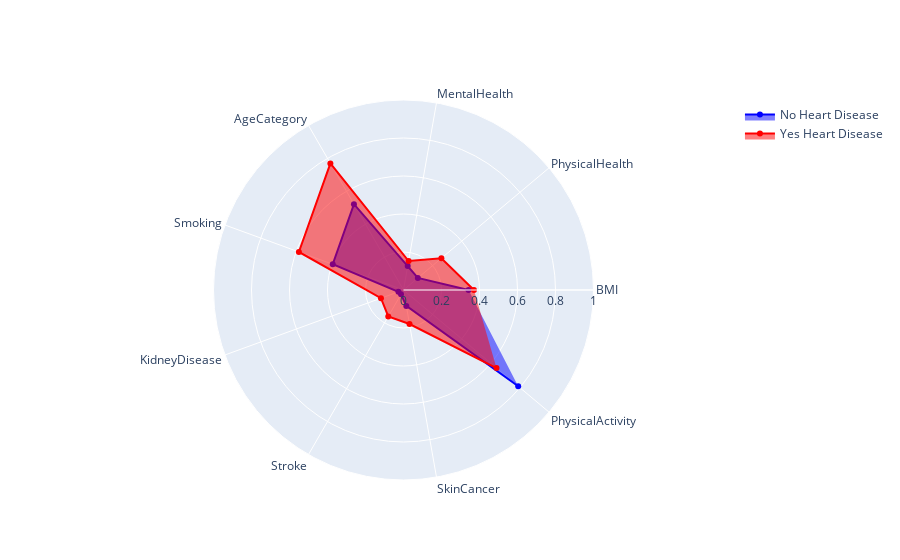

Source (notebook cell):
### Code cell
radar_chart()

### Figure 1 — Plotly figure (JSON) as saved in the notebook; plotly's stock layout.template omitted (floating-point values rounded to 4 significant figures)
{"data": [{"fill": "toself", "marker": {"color": "blue"}, "name": "No Heart Disease", "r": [0.3423, 0.09855, 0.1276, 0.5217, 0.3962, 0.02847, 0.02626, 0.08494, 0.7881], "theta": ["BMI", "PhysicalHealth", "MentalHealth", "AgeCategory", "Smoking", "KidneyDisease", "Stroke", "SkinCancer", "PhysicalActivity"], "type": "scatterpolar"}, {"fill": "toself", "marker": {"color": "red"}, "name": "Yes Heart Disease", "r": [0.3707, 0.2603, 0.1547, 0.7695, 0.5859, 0.1262, 0.1603, 0.1819, 0.6389], "theta": ["BMI", "PhysicalHealth", "MentalHealth", "AgeCategory", "Smoking", "KidneyDisease", "Stroke", "SkinCancer", "PhysicalActivity"], "type": "scatterpolar"}], "layout": {"polar": {"radialaxis": {"range": [0, 1], "visible": true}}, "showlegend": true}}
